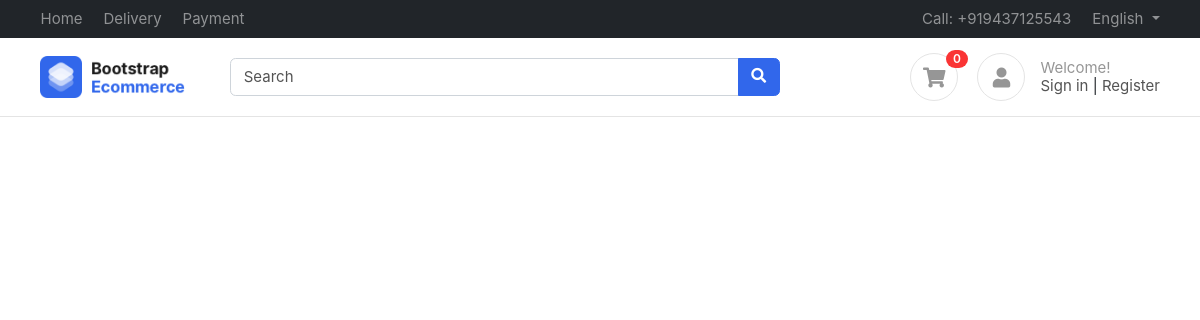
Before: / with the older database file.
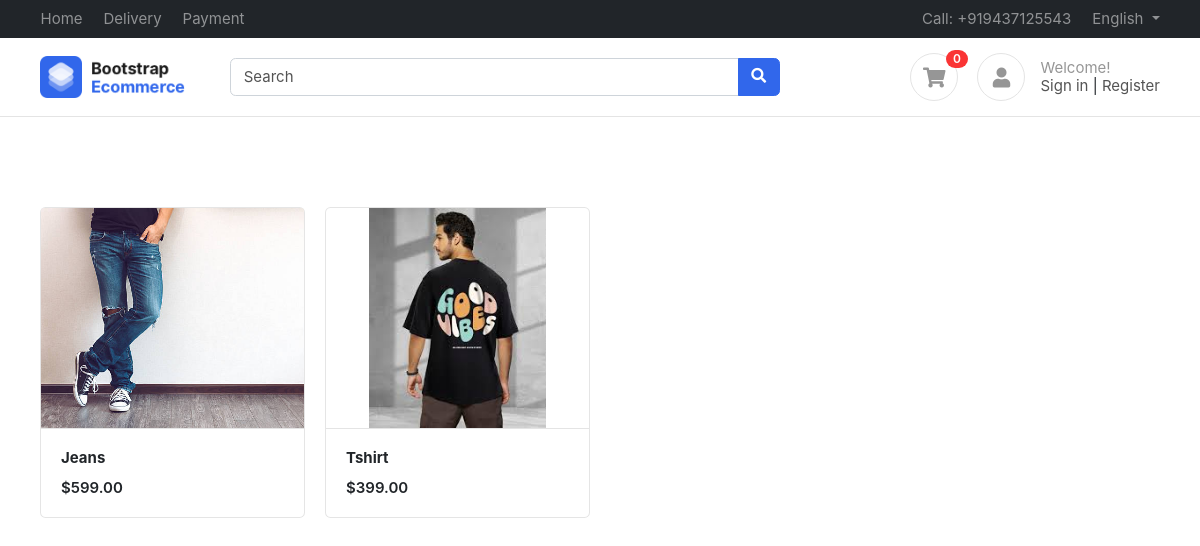
After: the same page with the newer database file.
### products/models.py (models this page shows, shortened)
class Product(BaseModel):
    product_name = models.CharField(max_length=100)
    slug = models.SlugField(unique=True  , null=True , blank=True)
    category = models.ForeignKey(Category , on_delete=models.CASCADE , related_name="products")
    price = models.IntegerField()
    product_desription = models.TextField()
    color_variant = models.ManyToManyField(ColorVariant , blank=True)
    size_variant = models.ManyToManyField(SizeVariant , blank=True)

class ProductImage(BaseModel):
    product = models.ForeignKey(Product , on_delete=models.CASCADE , related_name="product_images")
    image =  models.ImageField(upload_to="product")

### home/views.py (the view)
# urls.py: path('', index, name="index"),
def index(request):
    context= {'products': Product.objects.all()}
    return render(request, 'home/index.html',context )

### templates/home/index.html
{% extends "base/base.html"%}
{%  block start %}
<div class="container mt-5 pt-5">
    <div class="row">
        {% for product in products %}
        <div class="col-md-3">
            <figure class="card card-product-grid">
                <div class="img-wrap"> <img src="/media/{{product.product_images.first.image}}"> </div>
                <figcaption class="info-wrap border-top">
                    <a href="{% url 'get_product' product.slug %}" class="title">
                        <b>{{product.product_name}}</b></a>
                    <div class="price mt-2">${{product.price}}.00</div>
                </figcaption>
            </figure>
        </div>
        {% endfor %}
    </div>
    </div>
{% endblock %}

### templates/base/base.html (shortened to what this page needs)
<!DOCTYPE HTML>
<html lang="en">
<head>
<link href="/media/css/bootstrap.css" rel="stylesheet" type="text/css"/>
<link href="/media/fonts/fontawesome/css/all.min.css" type="text/css" rel="stylesheet">
<link href="/media/css/ui.css" rel="stylesheet" type="text/css"/>
<link href="/media/css/responsive.css" rel="stylesheet" />
</head>
<body>
	<header class="section-header">
		<nav class="navbar navbar-dark navbar-expand p-0 bg-dark">
		<div class="container">
			<ul class="navbar-nav d-none d-md-flex mr-auto">
				<li class="nav-item"><a class="nav-link" href="#">Home</a></li>
				<li class="nav-item"><a class="nav-link" href="#">Delivery</a></li>
				<li class="nav-item"><a class="nav-link" href="#">Payment</a></li>
			</ul>
			<ul class="navbar-nav">
				<li class="nav-item"><a href="#" class="nav-link"> Call: +919437125543 </a></li>
				<li class="nav-item dropdown">
					 <a href="#" class="nav-link dropdown-toggle" data-toggle="dropdown"> English </a>
				</li>
			</ul>
		  </div>
		</nav>
		<section class="header-main border-bottom">
			<div class="container">
		<div class="row align-items-center">
			<div class="col-lg-2 col-4">
				<div class="brand-wrap">
					<img class="logo" src="images/logo.png">
				</div>
			</div>
			<div class="col-lg-6 col-sm-12">
				<form action="#" class="search">
					<div class="input-group w-100">
						<input type="text" class="form-control" placeholder="Search">
						<div class="input-group-append">
						  <button class="btn btn-primary" type="submit">
							<i class="fa fa-search"></i>
						  </button>
						</div>
					</div>
				</form>
			</div>
			<div class="col-lg-4 col-sm-6 col-8">
				<div class="widgets-wrap float-md-right">
					<div class="widget-header  mr-3">
						<a href="#" class="icon icon-sm rounded-circle border"><i class="fa fa-shopping-cart"></i></a>
						<span class="badge badge-pill badge-danger notify">0</span>
					</div>
					<div class="widget-header icontext">
						<a href="#" class="icon icon-sm rounded-circle border"><i class="fa fa-user"></i></a>
						<div class="text">
							<span class="text-muted">Welcome!</span>
							<div>
								<a href="#">Sign in</a> |
								<a href="#"> Register</a>
							</div>
						</div>
					</div>
				</div>
			</div>
		</div>
			</div>
		</section>
		</header>
{% block start %}
{% endblock %}
</body>
</html>

### public/static/css/ui.css (style rules this page uses)
html { font-family: 'Inter', sans-serif; font-size: 15px; }
.img-wrap { text-align: center; display: block; }
.img-wrap img { max-width: 100%; }
.icon-xs, .icon-sm, .icon-md, .icon-lg { display: inline-block; text-align: center; flex-shrink: 0; flex-grow: 0; }
.icon-sm { width: 48px; height: 48px; line-height: 48px; font-size: 20px; }
figure { margin-bottom: 0; }
.card .title { color: #212529; }
.header-main { position: relative; padding-top: 1rem; padding-bottom: 1rem; }
.brand-wrap .logo, .navbar-brand .logo { margin-right: 7px; max-height: 42px; display: inline-block; }
.widget-header { display: inline-block; vertical-align: middle; position: relative; }
.widget-header a { color: #545454; }
.widget-header i { color: #969696; }
.widget-header .notify { position: absolute; top: -3px; right: -10px; }
[class*='card-product'] a.title { color: #212529; display: block; }
[class*='card-product'] .img-wrap { overflow: hidden; position: relative; }
[class*='card-product'] .img-wrap img { height: 100%; max-width: 100%; width: auto; display: inline-block; object-fit: cover; }
.card-product-grid { margin-bottom: 20px; }
.card-product-grid .img-wrap { border-radius: 0.2rem 0.2rem 0 0; height: 220px; }
.card-product-grid .info-wrap { overflow: hidden; padding: 18px 20px; }
.card .img-wrap { overflow: hidden; }
.icontext { display: inline-flex; align-items: center; vertical-align: middle; }
.icontext .text { width: 100%; line-height: 1.2; color: #212529; }
.icontext .icon { position: relative; margin-right: 15px; flex-shrink: 0; flex-grow: 0; }
.notify { position: absolute; top: -4px; right: -10px; display: inline-block; padding: .25em .6em; font-size: 12px; line-height: 1; text-align: center; border-radius: 3rem; color: #fff; background-color: #fa3434; }
.price { font-weight: 600; color: #212529; }

Changed rows visible on the page:
added Product: product_images.first.image (picture), product_name "Jeans", price "599"
added Product: product_images.first.image (picture), product_name "Tshirt", price "399"
